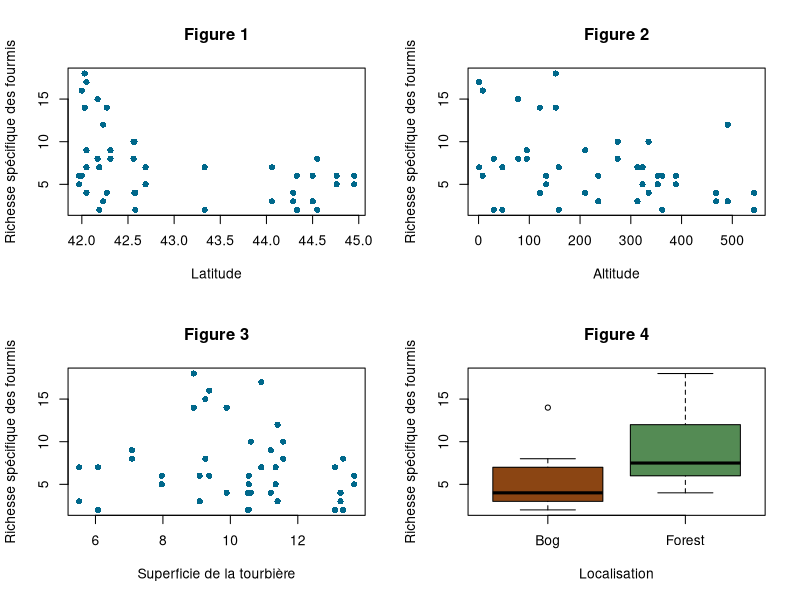
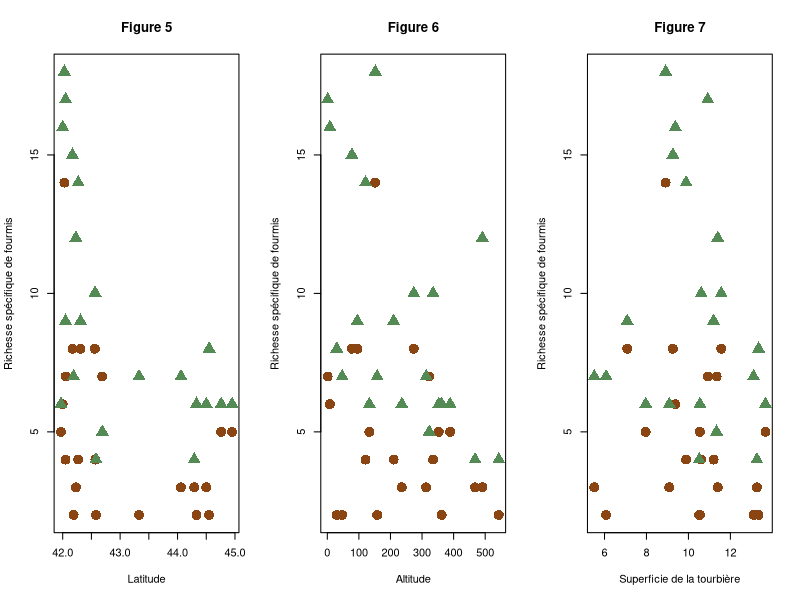
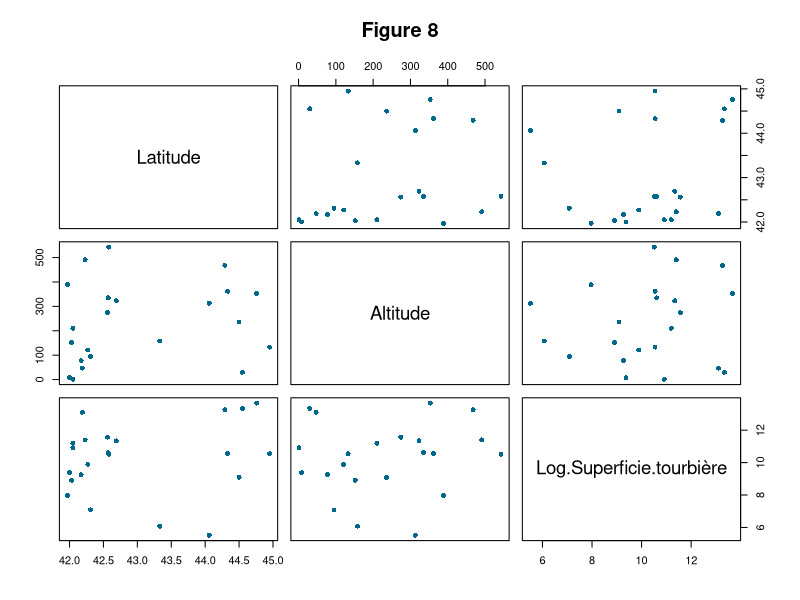
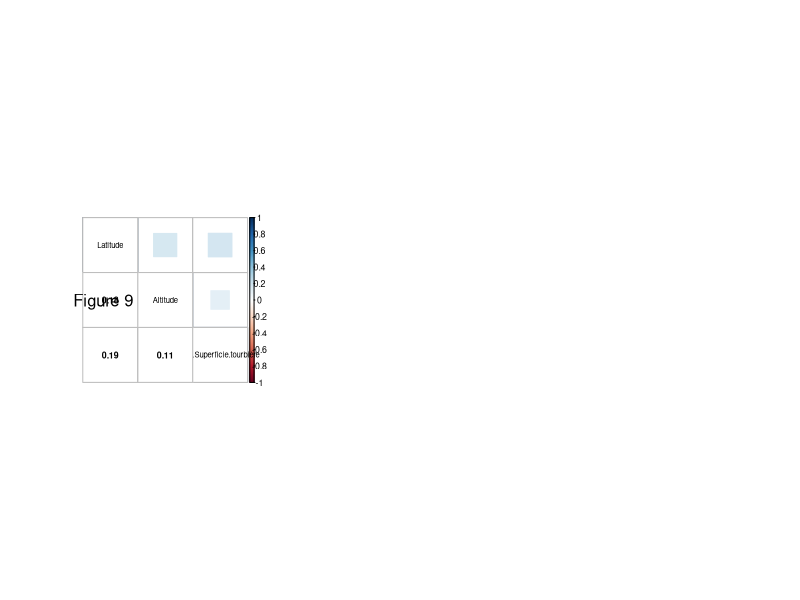
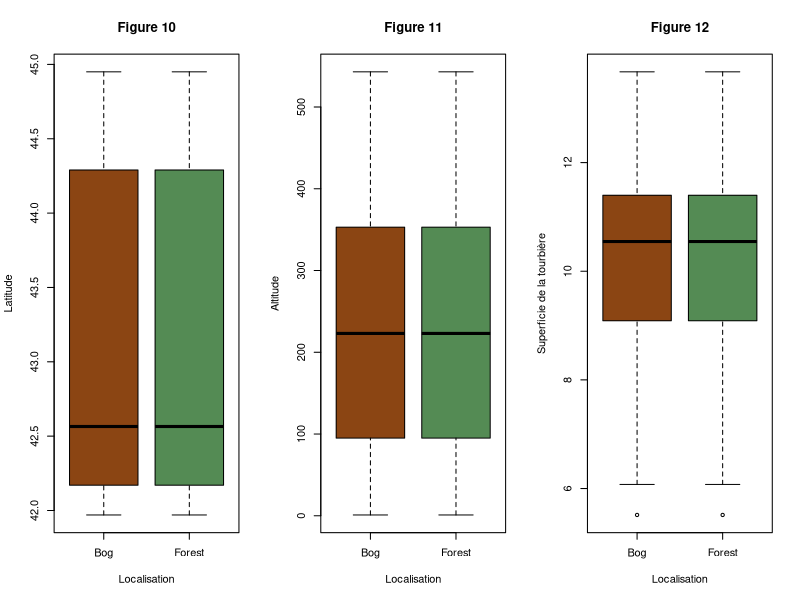

Reproduce these figures in R, in order. (Note: this script raises an error after producing the figures.)
## ---- chunk 1
#importation
dataAnts <- read.table("BogAnts.txt", dec=".", header = TRUE)

#Passer la localisation en facteur 
dataAnts$Location<-as.factor(dataAnts$Location)

#vérification du type des variables 
str(dataAnts)
## ---- chunk 2
#Ligne ajouté qui sera supprimée, c'est juste pour avoir les données correctes
par(mfrow=c(1,3))

dataAnts$LogArea<-log(dataAnts$Area)

## ---- chunk 3

par(mfrow=c(2,2))

# Pour la variable Latitude
plot(dataAnts$Nsp~dataAnts$Latitude,pch=16,col='deepskyblue4',xlab='Latitude',ylab='Richesse spécifique des fourmis', main = "Figure 1")

# Pour la variable Altitude
plot(dataAnts$Nsp~dataAnts$Elevation,pch=16,col='deepskyblue4',xlab='Altitude',ylab='Richesse spécifique des fourmis', main = "Figure 2")

# Pour la variable Superficie de la tourbière
plot(dataAnts$Nsp~dataAnts$LogArea,pch=16,col='deepskyblue4',xlab='Superficie de la tourbière',ylab='Richesse spécifique des fourmis', main = "Figure 3")

# Pour la variable Localisation
boxplot(dataAnts$Nsp~dataAnts$Location, varwidth = TRUE, ylab = "Richesse spécifique des fourmis", xlab = "Localisation", col=c('saddlebrown','palegreen4'), main = "Figure 4")
## ---- chunk 4

par(mfrow=c(1,3))

# Interactions entre Latitude & Localisation
plot(dataAnts$Nsp~dataAnts$Latitude,type='n',ylab = "Richesse spécifique de fourmis",xlab="Latitude", main="Figure 5")
points(dataAnts$Nsp[dataAnts$Location=="Bog"]~dataAnts$Latitude[dataAnts$Location=="Bog"],pch=16,cex=2,col='saddlebrown')
points(dataAnts$Nsp[dataAnts$Location=="Forest"]~dataAnts$Latitude[dataAnts$Location=="Forest"],pch=17,cex=2,col='palegreen4')

# Interactions entre Altitude & Localisation
plot(dataAnts$Nsp~dataAnts$Elevation,type='n',ylab = "Richesse spécifique de fourmis",xlab="Altitude", main="Figure 6")
points(dataAnts$Nsp[dataAnts$Location=="Bog"]~dataAnts$Elevation[dataAnts$Location=="Bog"],pch=16,cex=2,col='saddlebrown')
points(dataAnts$Nsp[dataAnts$Location=="Forest"]~dataAnts$Elevation[dataAnts$Location=="Forest"],pch=17,cex=2,col='palegreen4')

# Interactions entre Superficie de la tourbière & Localisation
plot(dataAnts$Nsp~dataAnts$LogArea,type='n',ylab = "Richesse spécifique de fourmis",xlab="Superficie de la tourbière", main="Figure 7")
points(dataAnts$Nsp[dataAnts$Location=="Bog"]~dataAnts$LogArea[dataAnts$Location=="Bog"],pch=16,cex=2,col='saddlebrown')
points(dataAnts$Nsp[dataAnts$Location=="Forest"]~dataAnts$LogArea[dataAnts$Location=="Forest"],pch=17,cex=2,col='palegreen4')

## ---- chunk 5

# Vérifier la colinéarité entre les variables continues indépendantes

# On fait un graphique pour chaque paire de covariables
newdata<-cbind(dataAnts$Latitude,dataAnts$Elevation,dataAnts$LogArea)
colnames(newdata)<-c('Latitude','Altitude','Log Superficie tourbière')
newdata<-data.frame(newdata)
plot(newdata,pch=16,col='deepskyblue4',main="Figure 8")

#On calcule la corrélation de chaque paire de covariables
#Ajout du package corrplot
library(corrplot)
M<-cor(newdata)
corrplot.mixed(M,upper="square",lower.col="black", tl.col="black",cl.cex = 0.8,tl.cex = 0.7,number.cex =0.8)
mtext("Figure 9", side = 2, line = -6, cex = 1, las = 1)


par(mfrow=c(1,3))

# On vérifie la collinéarité entre catégories et variables continues
#Latitude et Localisation
boxplot(dataAnts$Latitude~dataAnts$Location, varwidth = TRUE, ylab = "Latitude", xlab = "Localisation",col=c('saddlebrown','palegreen4'), main = "Figure 10")

#Altitude et Localisation
boxplot(dataAnts$Elevation~dataAnts$Location, varwidth = TRUE, ylab = "Altitude", xlab = "Localisation",col=c('saddlebrown','palegreen4'), main = "Figure 11")

#Superficie de la tourbière et Localisation
boxplot(dataAnts$LogArea~dataAnts$Location, varwidth = TRUE, ylab = "Superficie de la tourbière", xlab = "Localisation",col=c('saddlebrown','palegreen4'), main = "Figure 12")

## ---- chunk 6
# Formulation du modèle avec la fonction glm() et family=poisson(link="log")
mod1<-glm(Nsp~ Location
        + Latitude
        + Elevation
        + LogArea
        + Location:Latitude
        + Location:Elevation
        + Location:LogArea
        ,data=dataAnts
        ,family=poisson(link="log"))
## ---- chunk 7
# Etape 1
drop1(mod1,test="Chi")
## ---- chunk 8
# Etape 2
mod1<-glm(Nsp~ Location
        + Latitude
        + Elevation
        + LogArea
        + Location:Elevation
        + Location:LogArea
        ,data=dataAnts
        ,family=poisson(link="log"))

drop1(mod1,test="Chi")
## ---- chunk 9
# Etape 3
mod1<-glm(Nsp~ Location
        + Latitude
        + Elevation
        + LogArea
        + Location:Elevation
        ,data=dataAnts
        ,family=poisson(link="log"))

drop1(mod1,test="Chi")
## ---- chunk 10
# Etape 4
mod1<-glm(Nsp~ Location
        + Latitude
        + Elevation
        + LogArea
        ,data=dataAnts
        ,family=poisson(link="log"))

drop1(mod1,test="Chi")
## ---- chunk 11
# Etape 5
mod1<-glm(Nsp~ Location
        + Latitude
        + Elevation
        ,data=dataAnts
        ,family=poisson(link="log"))

drop1(mod1,test="Chi")
## ---- chunk 12
library(MASS)
# On construit le modèle complet
modelcomplet<- glm(Nsp~ Location
        + Latitude
        + Elevation
        + LogArea
        + Location:Latitude
        + Location:Elevation
        + Location:LogArea
        ,data=dataAnts
        ,family=poisson(link="log"))

# Sélection du modèle sur la base AIC
modfinal<-stepAIC(modelcomplet,direction="both")

# Analyse du modèle final
drop1(modfinal,test="Chi")
summary(modfinal)

## ---- chunk 13
# Coefficients du modèle
summary(mod1)
#                 Estimate Std. Error z value Pr(>|z|)    
#(Intercept)    11.9368121  2.6214970   4.553 5.28e-06 ***
#LocationForest  0.6354389  0.1195664   5.315 1.07e-07 ***
#Latitude       -0.2357930  0.0616638  -3.824 0.000131 ***
#Elevation      -0.0011411  0.0003749  -3.044 0.002337 ** 
## ---- chunk 14
# Estimate of deviance explained
(mod1$null.deviance-mod1$deviance)/mod1$null.deviance

# Some others estimates of deviance explained - package 'rcompanion'
nagelkerke(mod1)
## ---- chunk 15
plot(fitted(mod1)~dataAnts$Nsp,col='dodgerblue3',pch=16,ylab="Valeurs estimées par le modèle",xlab="Valeurs observées", main="figure 13")
abline(0,1)
## ---- chunk 16
# Scale parameter calculation
E1 <- resid(mod1, type = "pearson") # (Y - mu) / sqrt(mu)
N  <- nrow(dataAnts)
p  <- length(coef(mod1))
sum(E1^2) / (N - p)
## ---- chunk 17
resid<-residuals(mod1, type="pearson")

par(mfrow=c(3,2))
# Histogram
hist(resid,col='dodgerblue3',xlab="residuals",main="figure 14")
# Quantile-Quantile plot
qqnorm(resid,pch=16,col='dodgerblue3',xlab='', main="figure 15")
qqline(resid,col='red',lwd=2)

# residuals vs fitted
plot(resid~fitted(mod1)
      , col='dodgerblue3'
      , pch=16, main="figure 16")
abline(h = 0)

# residuals against Location factor
boxplot(resid~ dataAnts$Location, 
         varwidth = TRUE,
         ylab = "Residuals",
         xlab = "Location",
         main = "figure 17")

# residuals against Latitude
plot(resid~ dataAnts$Latitude, 
         pch=16,
         col="dodgerblue3",
         ylab = "Residuals",
         xlab = "Latitude",
         main = "figure 18")
abline(h = 0)

# residuals against Elevation
plot(resid~ dataAnts$Elevation, 
         pch=16,
         col="dodgerblue3",
         ylab = "Residuals",
         xlab = "Elevation",
         main = "figure 19")
abline(h = 0)

## ---- chunk 18

par(mfrow = c(1, 1))
plot(cooks.distance(mod1), type = "h", ylim = c(0, 1), main="figure 20")
abline(h = 1, col = 2,lwd = 3)

## ---- chunk 19
#testDispersion(mod1)
simulationOutput <- simulateResiduals(fittedModel = mod1, plot = F)
residuals(simulationOutput)
plot(simulationOutput)
residuals(simulationOutput, quantileFunction = qnorm, outlierValues = c(-7,7))
#Représentation des résidus selon la covariable
plotResiduals(simulationOutput, form = dataAnts$Latitude)
